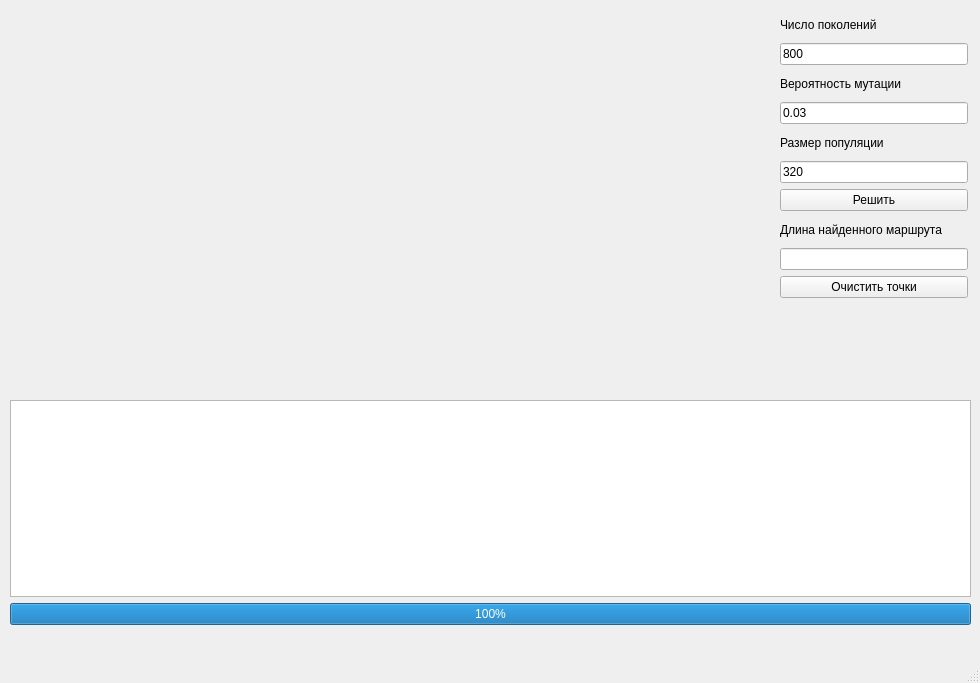
<?xml version="1.0" encoding="UTF-8"?>
<ui version="4.0">
 <class>MainWindow</class>
 <widget class="QMainWindow" name="MainWindow">
  <property name="geometry">
   <rect>
    <x>0</x>
    <y>0</y>
    <width>980</width>
    <height>683</height>
   </rect>
  </property>
  <property name="windowTitle">
   <string>Задача коммивояжер - генетический алгоритм</string>
  </property>
  <widget class="QWidget" name="centralwidget">
   <widget class="QWidget" name="layoutWidget">
    <property name="geometry">
     <rect>
      <x>10</x>
      <y>400</y>
      <width>961</width>
      <height>225</height>
     </rect>
    </property>
    <layout class="QVBoxLayout" name="verticalLayout_2">
     <item>
      <widget class="QPlainTextEdit" name="teLog"/>
     </item>
     <item>
      <widget class="QProgressBar" name="pbSolutionFound">
       <property name="value">
        <number>100</number>
       </property>
      </widget>
     </item>
    </layout>
   </widget>
   <widget class="QWidget" name="wDrawing" native="true">
    <property name="geometry">
     <rect>
      <x>20</x>
      <y>10</y>
      <width>731</width>
      <height>361</height>
     </rect>
    </property>
   </widget>
   <widget class="QLabel" name="lblMousePosition">
    <property name="geometry">
     <rect>
      <x>777</x>
      <y>380</y>
      <width>181</width>
      <height>20</height>
     </rect>
    </property>
    <property name="text">
     <string/>
    </property>
   </widget>
   <widget class="QWidget" name="">
    <property name="geometry">
     <rect>
      <x>780</x>
      <y>12</y>
      <width>188</width>
      <height>286</height>
     </rect>
    </property>
    <layout class="QVBoxLayout" name="verticalLayout">
     <item>
      <widget class="QLabel" name="lblGenerations">
       <property name="text">
        <string>Число поколений</string>
       </property>
      </widget>
     </item>
     <item>
      <widget class="QLineEdit" name="leGenerationsNum">
       <property name="text">
        <string>800</string>
       </property>
      </widget>
     </item>
     <item>
      <widget class="QLabel" name="lblMutationProbability">
       <property name="text">
        <string>Вероятность мутации</string>
       </property>
      </widget>
     </item>
     <item>
      <widget class="QLineEdit" name="leMutationProbability">
       <property name="text">
        <string>0.03</string>
       </property>
      </widget>
     </item>
     <item>
      <widget class="QLabel" name="lblPopulationSize">
       <property name="text">
        <string>Размер популяции</string>
       </property>
      </widget>
     </item>
     <item>
      <widget class="QLineEdit" name="lePopulationSize">
       <property name="text">
        <string>320</string>
       </property>
      </widget>
     </item>
     <item>
      <widget class="QPushButton" name="btnSolve">
       <property name="text">
        <string>Решить</string>
       </property>
      </widget>
     </item>
     <item>
      <widget class="QLabel" name="lblPathLength">
       <property name="text">
        <string>Длина найденного маршрута</string>
       </property>
      </widget>
     </item>
     <item>
      <widget class="QLineEdit" name="lePathLength">
       <property name="readOnly">
        <bool>true</bool>
       </property>
      </widget>
     </item>
     <item>
      <widget class="QPushButton" name="btnClearPoints">
       <property name="text">
        <string>Очистить точки</string>
       </property>
      </widget>
     </item>
    </layout>
   </widget>
  </widget>
  <widget class="QMenuBar" name="menubar">
   <property name="geometry">
    <rect>
     <x>0</x>
     <y>0</y>
     <width>980</width>
     <height>27</height>
    </rect>
   </property>
  </widget>
  <widget class="QStatusBar" name="statusbar"/>
 </widget>
 <resources/>
 <connections/>
</ui>
